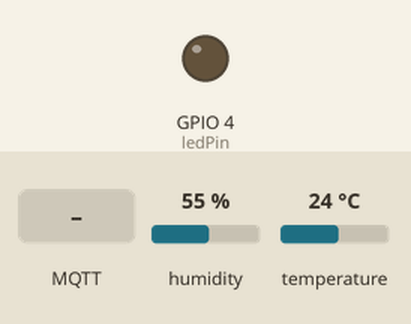
Bench run of a sketch on a simulated ESP32. On the bench: output pins drawn as LEDs (lit = HIGH). The inputs (shaded band) are chosen by the test bench; at power-on: humidity 55 %, temperature 24 °C. WiFi joins after 1.5 s; servers stay silent unless stated; no MQTT or app messages arrive unless stated; what the sketch prints to the serial monitor is not drawn.

Above: at 2.7 s.
2.8 s: MQTT message "off" arrives on the first subscribed topic
At 3.4 s:
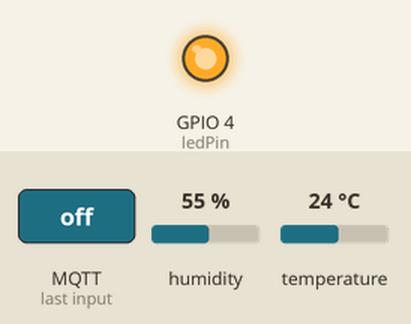
5.8 s: MQTT message "on" arrives on the first subscribed topic
At 6.9 s:
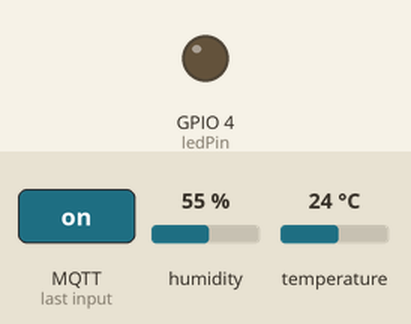
Timing chart, 0 to 8.8 s (numbered marks = the images above; inputs shaded):
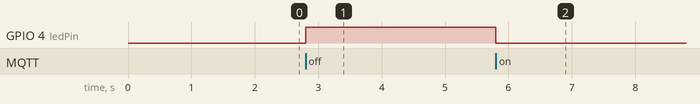

The sketch:

mqtt.ino
```cpp
#include <WiFi.h>
#include <PubSubClient.h>
#include <Wire.h>
#include <DFRobot_DHT11.h>
DFRobot_DHT11 DHT;
#define DHT11_PIN 15
// Replace the next variables with your SSID/Password combination
const char* ssid = "iot_informatica";
const char* password = "dragino-dragino";

// Add your MQTT Broker IP address, example:
//const char* mqtt_server = "192.168.1.144";
const char* mqtt_server = "10.130.1.233";

WiFiClient espClient;
PubSubClient client(espClient);
long lastMsg = 0;
char msg[50];
int value = 0;

//uncomment the following lines if you're using SPI
/*#include <SPI.h>
#define BME_SCK 18
#define BME_MISO 19
#define BME_MOSI 23
#define BME_CS 5*/


// LED Pin
const int ledPin = 4;

void setup() {

  Serial.begin(115200);
  pinMode(DHT11_PIN, INPUT);
  setup_wifi();
  client.setServer(mqtt_server, 1883);
  client.setCallback(callback);

  pinMode(ledPin, OUTPUT);
}

void setup_wifi() {
  delay(10);
  // We start by connecting to a WiFi network
  Serial.println();
  Serial.print("Connecting to ");
  Serial.println(ssid);

  WiFi.begin(ssid, password);

  while (WiFi.status() != WL_CONNECTED) {
    delay(500);
    Serial.print(".");
  }

  Serial.println("");
  Serial.println("WiFi connected");
  Serial.println("IP address: ");
  Serial.println(WiFi.localIP());
}

void callback(char* topic, byte* message, unsigned int length) {
  Serial.print("Message arrived on topic: ");
  Serial.print(topic);
  Serial.print(". Message: ");
  String messageTemp;

  for (int i = 0; i < length; i++) {
    Serial.print((char)message[i]);
    messageTemp += (char)message[i];
  }
  Serial.println();

  // Feel free to add more if statements to control more GPIOs with MQTT

  // If a message is received on the topic esp32/output, you check if the message is either "on" or "off".
  // Changes the output state according to the message
  if (String(topic) == "esp32/output") {
    Serial.print("Changing output to ");
    if(messageTemp == "on"){
      Serial.println("on");
      digitalWrite(ledPin, LOW);
    }
    else if(messageTemp == "off"){
      Serial.println("off");
      digitalWrite(ledPin, HIGH);
    }
  }
}
// Añade tus credenciales MQTT
const char* mqtt_user = "esp32";  // Reemplaza con tu usuario MQTT
const char* mqtt_password = "esp32";  // Reemplaza con tu contraseña MQTT
void reconnect() {
  // Loop until we're reconnected
  while (!client.connected()) {
    Serial.print("Attempting MQTT connection...");
    // Attempt to connect
    if (client.connect("esp32",mqtt_user,mqtt_password)) {
      Serial.println("connected");
      // Subscribe
      client.subscribe("esp32/output");
    } else {
      Serial.print("failed, rc=");
      Serial.print(client.state());
      Serial.println(" try again in 5 seconds");
      // Wait 5 seconds before retrying
      delay(5000);
    }
  }
}
void loop() {
  if (!client.connected()) {
    reconnect();
  }
  client.loop();

  long now = millis();
  if (now - lastMsg > 5000) {
    lastMsg = now;

    // Temperature in Celsius
    //temperature = ;
    // Uncomment the next line to set temperature in Fahrenheit
    // (and comment the previous temperature line)
    //temperature = 1.8 * bme.readTemperature() + 32; // Temperature in Fahrenheit

    // Convert the value to a char array
    DHT.read(DHT11_PIN);
    char tempString[8];
    dtostrf(DHT.temperature, 1, 0, tempString);
    Serial.print("Temperature: ");
    Serial.println(tempString);
    client.publish("esp32/temperature", tempString);

    //humidity = DHT.humidity;

    // Convert the value to a char array
    char humString[8];
    dtostrf(DHT.humidity, 1, 0,humString );
    Serial.print("Humidity: ");
    Serial.println(humString);
    client.publish("esp32/humidity", humString);
  }
}
```

Measured:
- after the input at 2.8 s, GPIO 4 (ledPin): LOW → HIGH at once
- after the input at 5.8 s, GPIO 4 (ledPin): HIGH → LOW at once
